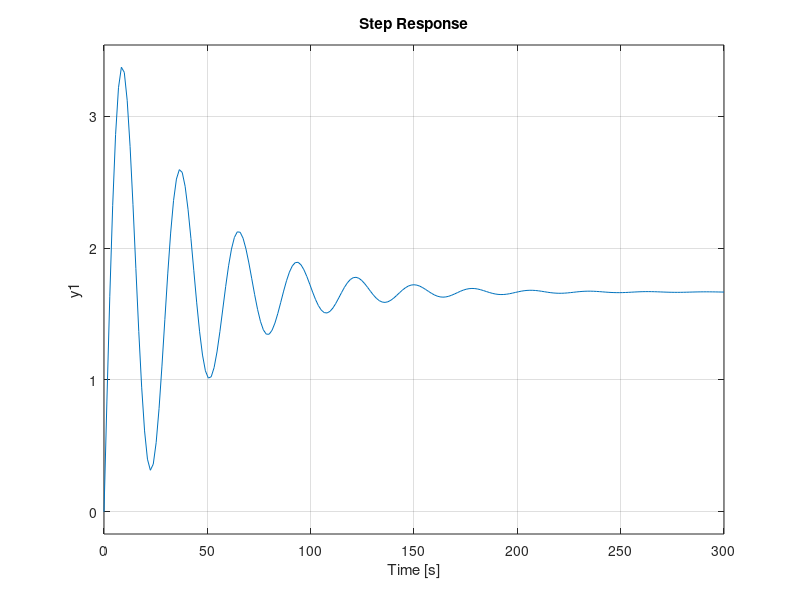

This chart was generated by the following MATLAB code:
%% ex 2 
num = [5];
den = [2,1];
Hd = tf(num,den);
%Hr = 5; % Vr
Hr = tf([2 2], [1 0]); %pentru p
Hd = Hd * Hr;
Ho = feedback(Hd,1);
step(Ho);
t=0:0.1:10;
lsim(Ho,t,t)

%% ex 3
H1 = tf([1], [1 0]);
H2 = tf([1], [1 2]);
Hr = 2;

t=0:0.1:10;
Ho1 = feedback(H1*H2*Hr, 1);
Ho2 = feedback(H1*H2,Hr);
Ho3 = feedback(H2,Hr*H1);
%lsim(Ho1, Ho2, Ho3,t,t);
%step(Ho1); hold on; step(Ho2); hold on; step(Ho3); hold on

step(Ho1+Ho2+Ho3);

%% ex 4
H1 = tf([1], [20 1]);
H2 = tf([0.5], [1 0]);
Hr = 2;

Ho1 = feedback(Hr*H1, 1);
Ho2 = feedback(H1*H2, Hr);
Ho3 = feedback(H2, Hr*H1);
step(Ho1+Ho2+Ho3);
